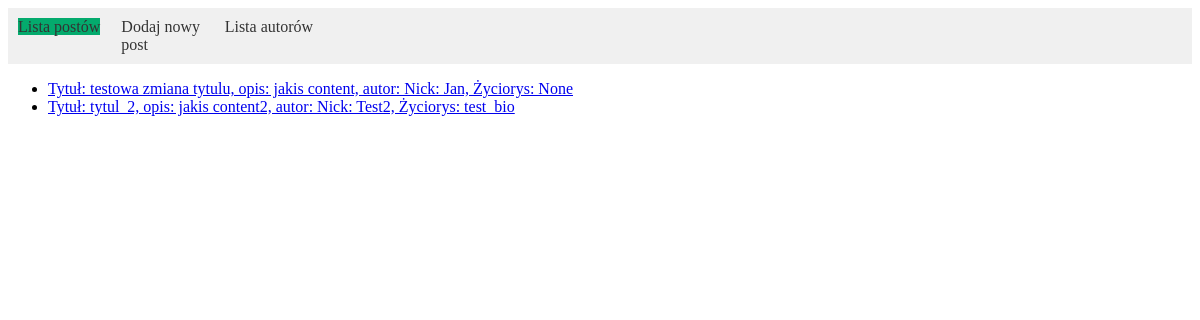
The app's page /, older data.
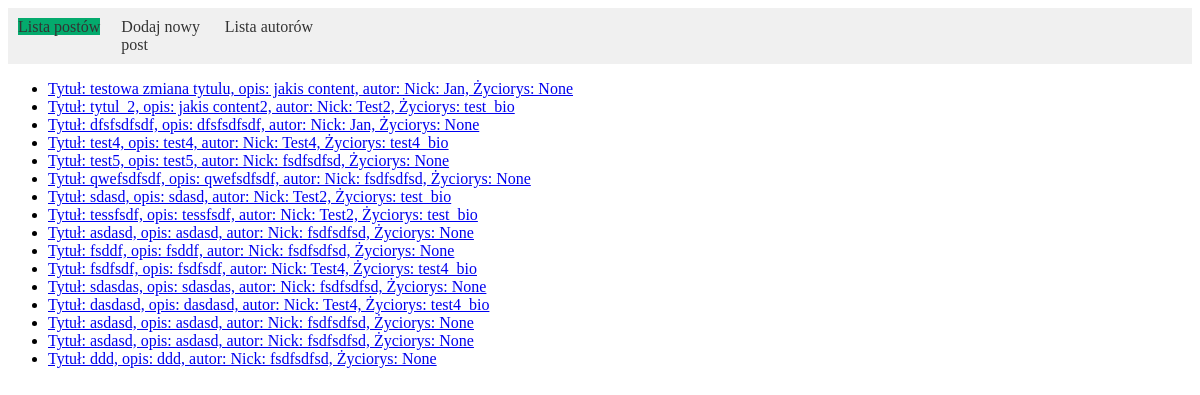
The same page, newer data.
### posts/models.py (models this page shows)
class Post(models.Model):
    title = models.CharField(max_length=50)
    content = models.TextField()
    created = models.DateTimeField(auto_now_add=True)
    modified = models.DateTimeField(auto_now=True)
    author = models.ForeignKey(
        'posts.Author',
        on_delete=models.CASCADE
    )
    def __str__(self):
        return f"Tytuł: {self.title}, opis: {self.content}, autor: {self.author}"

class Author(models.Model):
    nick = models.CharField(max_length=50)
    email = models.EmailField()
    bio = models.TextField(null=True)
    def __str__(self):
        return f"Nick: {self.nick}, Życiorys: {self.bio}"

### posts/views.py (the view)
# urls.py: path('', post_list, name='lista_postow'),
def post_list(request):
    posts = Post.objects.all()
    return render(
        request=request,
        template_name="posts/main.html",
        context={'posts': posts, 'title': 'Lista postów', 'active_tab': 'post_list'},
    )

### posts/templates/posts/main.html (shortened to what this page needs)
<!DOCTYPE html>
<html lang="en">
<head>
    {% load static %}
    <link rel="stylesheet" type="text/css" href="{% static 'css/style.css' %}">
</head>
<body>
<header class="logo">
    <nav>
        <ul>
            <li><a {% if active_tab == 'post_list' %} class='active' {% endif %} href="{% url 'posts:lista_postow' %}">Lista
                postów</a></li>
            <li><a {% if active_tab == 'post_add' %} class='active' {% endif %} href="{% url 'posts:post_add' %}">Dodaj
                nowy
                post</a>
            </li>
            <li><a {% if active_tab == 'authors_list' %} class='active' {% endif %}
                                                         href="{% url 'posts:lista_autorow' %}">Lista
                autorów</a></li>
        </ul>
    </nav>
</header>
{% block content %}
    <ul>
        {% for p in posts %}
            <li><a href="{% url "posts:post" p.id %}">{{ p }}</a></li>
        {% endfor %}
    </ul>
{% endblock %}
</body>
</html>

### posts/static/css/style.css (style rules this page uses)
header { background-color: #f0f0f0; padding: 10px; display: flex; justify-content: space-between; align-items: center; }
nav ul { list-style: none; padding: 0; margin: 0; display: flex; }
nav ul li { margin-right: 10px; flex: 1; }
.active { background-color: #04AA6D; }
nav ul li:last-child { margin-right: 0; }
nav ul li a { text-decoration: none; color: #333; }

Row changes from the older to the newer data that the page shows:
added Post: title+content+author "Tytuł: dfsfsdfsdf, opis: dfsfsdfsdf, autor: Nick: Jan, Życiorys: None"
added Post: title+content+author "Tytuł: test4, opis: test4, autor: Nick: Test4, Życiorys: test4_bio"
added Post: title+content+author "Tytuł: test5, opis: test5, autor: Nick: fsdfsdfsd, Życiorys: None"
added Post: title+content+author "Tytuł: qwefsdfsdf, opis: qwefsdfsdf, autor: Nick: fsdfsdfsd, Życiorys: None"
added Post: title+content+author "Tytuł: sdasd, opis: sdasd, autor: Nick: Test2, Życiorys: test_bio"
added Post: title+content+author "Tytuł: tessfsdf, opis: tessfsdf, autor: Nick: Test2, Życiorys: test_bio"
added Post: title+content+author "Tytuł: asdasd, opis: asdasd, autor: Nick: fsdfsdfsd, Życiorys: None"
added Post: title+content+author "Tytuł: fsddf, opis: fsddf, autor: Nick: fsdfsdfsd, Życiorys: None"
added Post: title+content+author "Tytuł: fsdfsdf, opis: fsdfsdf, autor: Nick: Test4, Życiorys: test4_bio"
added Post: title+content+author "Tytuł: sdasdas, opis: sdasdas, autor: Nick: fsdfsdfsd, Życiorys: None"
added Post: title+content+author "Tytuł: dasdasd, opis: dasdasd, autor: Nick: Test4, Życiorys: test4_bio"
added Post: title+content+author "Tytuł: asdasd, opis: asdasd, autor: Nick: fsdfsdfsd, Życiorys: None"
added Post: title+content+author "Tytuł: asdasd, opis: asdasd, autor: Nick: fsdfsdfsd, Życiorys: None"
added Post: title+content+author "Tytuł: ddd, opis: ddd, autor: Nick: fsdfsdfsd, Życiorys: None"
